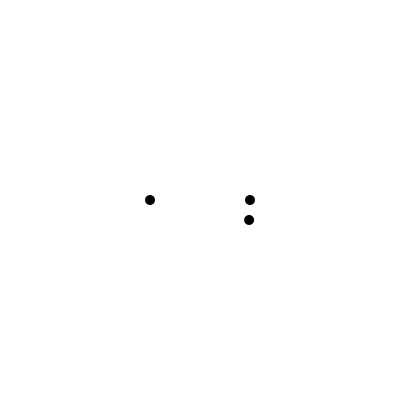
Frame 1 (no input)
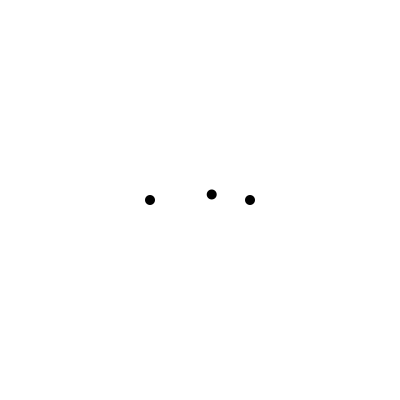
Frame 60 (the mouse pressed at the canvas centre just before this capture)
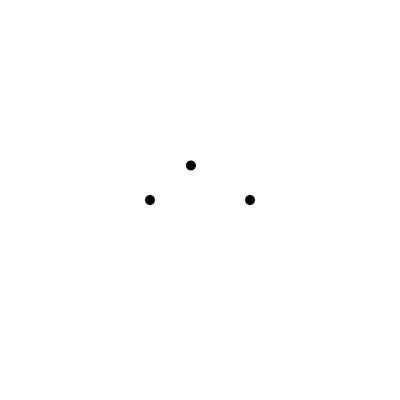
Frame 120 (the mouse held since frame 60 and released just before this capture)

The Processing sketch that drew these frames (run headless with seeded random() and noise(); from frame 60 on, the mouse is pressed at the canvas centre):

// Processing sketch: NewWay5
// ── NewWay5.pde
int num = 3;
float dt = 0.1;

float t = 0;
Part[] ps;

void setup() {
  size(400,400);
  smooth();
  ellipseMode(CENTER);
  
  ps = new Part[num];

  resetParts();
  
  ps[0].z.x = 50;
  ps[0].z.y = 20;
  ps[0].v.x = -9;
  ps[0].v.y = 0;
  
  ps[1].z.x = 50;
  ps[1].z.y = 0;
  ps[2].z.x = -50;
  ps[2].z.y = 0;
}

void draw() {
  background(255);
  translate(width*.5,height*.5);

  fill(0);
  noStroke();
  RK4(ps[0], t, dt);
  for(int i=0;i<num;i++) {
    ps[i].render();
  }
  
  t+=dt;
  println(frameRate);
}

Vect acceleration(Part state, float t) {
  Vect acc = new Vect();

  for(int i=0;i<num;i++) {
    float dx = ps[i].z.x-state.z.x;
    float dy = ps[i].z.y-state.z.y;
    Vect delta = new Vect(dx, dy);
    float dist2 =  delta.x*delta.x + delta.y*delta.y;
    if(dist2 > 5) {
      float f = 1000/(dist2);
      float angle = atan2(delta.y, delta.x);
      Vect F = new Vect(cos(angle)*f,sin(angle)*f);
      //F.mult(0.01);
      acc.add(F);
    }
  }

  return new Vect(acc);
}

void resetParts() {
  float r = 50;
  float s = 10;
  float ang = (TWO_PI/num);
  for(int i=0;i<num;i++) {
    Vect z = new Vect(cos(ang*i)*r, sin(ang*i)*r);
    Vect v = new Vect(cos(HALF_PI+ang*i)*s, sin(HALF_PI+ang*i)*s);
    ps[i] = new Part(z,v);
  }
}


// ── Classes.pde

class Part {
  int ID;
  float m =1;
  Vect z, v;
  Part() {
    z = new Vect();
    v = new Vect();
  }
  Part(Vect _z) {
    z = new Vect(_z);
    v = new Vect();
  }
  Part(float _x, float _y) {
    z = new Vect(_x,_y);
    v = new Vect();
  }
  Part(Vect _z, Vect _v) {
    z = new Vect(_z);
    v = new Vect(_v);
  }
  void render(){
    ellipse(z.x,z.y,10,10);
  }
}

class Vect {
  float x,y;
  
  Vect() {
  }
  
  Vect(float _x, float _y) {
    x = _x;
    y = _y;
  }
  
  Vect(Vect v) {
    x = v.x;
    y = v.y;
  }
  
  void add(Vect v){
    x+=v.x;
    y+=v.y;
  }
  void sub(Vect v){
    x-=v.x;
    y-=v.y;
  }
  void mult(float v){
    x*=v;
    y*=v;
  }
  void div(float v){
    x/=v;
    y/=v;
  }
  boolean isZero(){
    if(x==0 && y==0) return true;
    else return false;
  }
}


// ── EULER.pde
void EULER(Part state, float t, float dt){
  Part a = evaluate(state, t, 0.0f, new Part());
  
  Vect dzdt,dvdt;
  dzdt = new Vect(a.z);
  dvdt = new Vect(a.v);
  
  state.z.x += dzdt.x * dt;
  state.z.y += dzdt.y * dt;
  
  state.v.x += dvdt.x * dt;
  state.v.y += dvdt.y * dt;
}

// ── RK4.pde


Part evaluate(Part initial, float t, float dt, Part d) {
  Part state = new Part();
  state.z.x = initial.z.x + d.z.x*dt;
  state.z.y = initial.z.y + d.z.y*dt;
  state.v.x = initial.v.x + d.v.x*dt;
  state.v.y = initial.v.y + d.v.y*dt;

  Part output = new Part();
  output.z.x = state.v.x;
  output.z.y = state.v.y;
  output.v = acceleration(state, t+dt);
  return output;
}


void RK4(Part state, float t, float dt){
  Part a = evaluate(state, t, 0.0f, new Part());
  Part b = evaluate(state, t+dt*0.5f, dt*0.5f, a);
  Part c = evaluate(state, t+dt*0.5f, dt*0.5f, b);
  Part d = evaluate(state, t+dt, dt, c);
  
  Vect dzdt = new Vect();
  Vect dvdt = new Vect();
  dzdt.x = 1.0f/6.0f * (a.z.x + 2.0f*(b.z.x + c.z.x) + d.z.x);
  dzdt.y = 1.0f/6.0f * (a.z.y + 2.0f*(b.z.y + c.z.y) + d.z.y);
  dvdt.x = 1.0f/6.0f * (a.v.x + 2.0f*(b.v.x + c.v.x) + d.v.x);
  dvdt.y = 1.0f/6.0f * (a.v.y + 2.0f*(b.v.y + c.v.y) + d.v.y);

  state.z.x += dzdt.x * dt;
  state.z.y += dzdt.y * dt;
  
  state.v.x += dvdt.x * dt;
  state.v.y += dvdt.y * dt;
}
